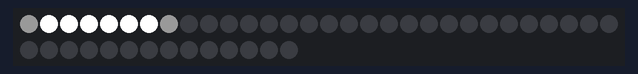
Bench run of a sketch on a simulated Arduino Uno, built with avr-gcc and run on an emulated ATmega328P. Shown: 44 RGB LEDs in strip order, left to right, continuing on the next row.

Above: at 0.17 s.
At 8.93 s:
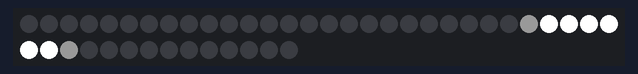
At 19.86 s:
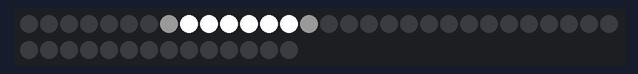
At 30.48 s:
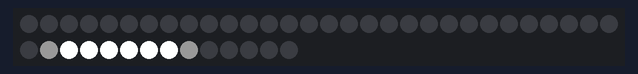
At 39.63 s:
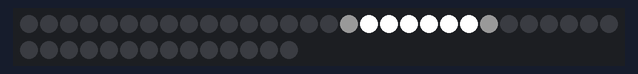

The sketch:

bounce_effect_back-24-01-2021.ino
```cpp
#include <Adafruit_NeoPixel.h>
#define PIN 3
#define NUM_LEDS 40

Adafruit_NeoPixel strip = Adafruit_NeoPixel(44, 3, NEO_GRB + NEO_KHZ800);
 //green 0x00 0x00 0xFF
 //Red 0xFF 0x00 0x00
 //Blue 0x00 0xFF 0x00

void setup() {
  strip.begin();
  strip.show(); // Initialize all pixels to 'off'
}

void loop() {
  CylonBounce(0xFF, 0xFF, 0xFF, 6, 32, 50);
}

void CylonBounce(byte red, byte green, byte blue, int EyeSize, int SpeedDelay, int ReturnDelay){

  for(int i = 0; i < NUM_LEDS-EyeSize-2; i++) {
    setAll(0,0,0);
    setPixel(i, red/10, green/10, blue/10);
    for(int j = 1; j <= EyeSize; j++) {
      setPixel(i+j, red, green, blue);
    }
    setPixel(i+EyeSize+1, red/10, green/10, blue/10);
    showStrip();
    delay(SpeedDelay);
  }

  delay(ReturnDelay);

  for(int i = NUM_LEDS-EyeSize-2; i > 0; i--) {
    setAll(0,0,0);
    setPixel(i, red/10, green/10, blue/10);
    for(int j = 1; j <= EyeSize; j++) {
      setPixel(i+j, red, green, blue);
    }
    setPixel(i+EyeSize+1, red/10, green/10, blue/10);
    showStrip();
    delay(SpeedDelay);
  }

  delay(ReturnDelay);
}

void showStrip() {
 #ifdef ADAFRUIT_NEOPIXEL_H
   // NeoPixel
   strip.show();
 #endif
}

void setPixel(int Pixel, byte red, byte green, byte blue) {
 #ifdef ADAFRUIT_NEOPIXEL_H
   // NeoPixel
   strip.setPixelColor(Pixel, strip.Color(red, green, blue));
 #endif
}

void setAll(byte red, byte green, byte blue) {
  for(int i = 0; i < NUM_LEDS; i++ ) {
    setPixel(i, red, green, blue);
  }
  showStrip();
}
```
